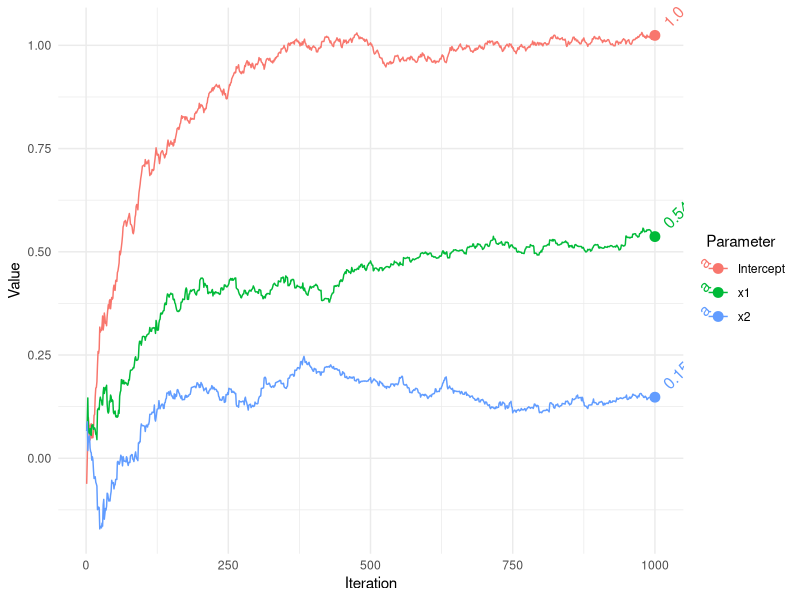
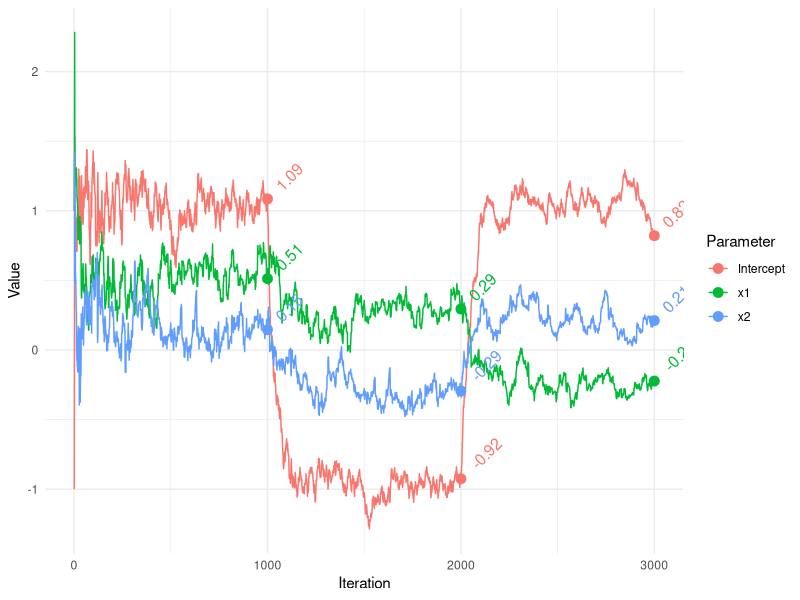

The R script that drew these images, in order:
# 'Online' learning via stochastic gradient descent.  See also, standard 
# gradient descent in gradient_descent.R In the following, we have basic data 
# for standard regression, but in this 'online' learning case, we are assuming 
# each observation comes to us as a stream over time rather than as a single 
# batch, and would continue coming in.  Note that there are plenty of variations
# of this, an it can be applied in the batch case as well.  Currently no 
# stopping point is implemented in order to trace results over all data
# points/iterations.

# On revisiting this much later, I thought it useful to add that I believe this
# was motivated by the example in Murphy's Probabilistic Machine Learning.  I
# also made some cleanup to my original code, added some comments, but mostly
# left it as it was.

##################
### Data Setup ###
##################

set.seed(1234)

n  = 1000
x1 = rnorm(n)
x2 = rnorm(n)
y  = 1 + .5*x1 + .2*x2 + rnorm(n)
X  = cbind(Intercept = 1, x1, x2)


#############################################
### stochastic gradient descent algorithm ###
#############################################

sgd = function(
  par,                                      # parameter estimates
  X,                                        # model matrix
  y,                                        # target variable
  stepsize = 1,                             # the learning rate
  stepsizeTau = 0,                          # if > 0, a check on the LR at early iterations
  average = F
){
  
  # initialize
  beta = par
  names(beta) = colnames(X)
  betamat = matrix(0, nrow(X), ncol = length(beta))      # Collect all estimates
  fits = NA                                              # fitted values
  s = 0                                                  # adagrad per parameter learning rate adjustment
  loss = NA                                              # Collect loss at each point
  
  for (i in 1:nrow(X)) {
    Xi   = X[i, , drop=F]
    yi   = y[i]
    LP   = Xi %*% beta                                   # matrix operations not necessary, 
    grad = t(Xi) %*% (LP - yi)                           # but makes consistent with the  standard gd R file
    s    = s + grad^2
    beta = beta - stepsize * grad/(stepsizeTau + sqrt(s))     # adagrad approach
    
    if (average & i > 1) {
      beta =  beta - 1/i * (betamat[i - 1, ] - beta)          # a variation
    } 
    
    betamat[i,] = beta
    fits[i]     = LP
    loss[i]     = (LP - yi)^2
  }
  
  LP = X %*% beta
  lastloss = crossprod(LP - y)
  
  list(
    par    = beta,                                       # final estimates
    parvec = betamat,                                    # all estimates
    loss   = loss,                                       # observation level loss
    RMSE   = sqrt(sum(lastloss)/nrow(X)),
    fitted = fits
  )
}


###########
### Run ###
###########

### starting values

init = rep(0, 3)

# for any particular data you might have to fiddle with the stepsize, perhaps
# choosing one based on cross-validation with old data

sgd_result = sgd(
  init,
  X = X,
  y = y,
  stepsize = .1,
  stepsizeTau = .5,
  average = F
)

str(sgd_result)

sgd_result$par

# compare
# summary(lm(y ~ x1 + x2))
coef1 = coef(lm(y ~ x1 + x2))

rbind(
  sgd_result = sgd_result$par[, 1],
  lm = coef1
)

# visualize estimates
library(tidyverse)

gd = data.frame(sgd_result$parvec) %>% 
  mutate(Iteration = 1:n())

gd = gd %>% 
  pivot_longer(cols = -Iteration,
               names_to = 'Parameter', 
               values_to = 'Value') %>% 
  mutate(Parameter = factor(Parameter, labels = colnames(X)))

ggplot(aes(
  x = Iteration,
  y = Value,
  group = Parameter,
  color = Parameter
),
data = gd) +
  geom_path() +
  geom_point(data = filter(gd, Iteration == n), size = 3) +
  geom_text(
    aes(label = round(Value, 2)),
    hjust = -.5,
    angle = 45,
    size = 4,
    data = filter(gd, Iteration == n)
  ) +
  theme_minimal()


######################################
### add alternately generated data ###
######################################

# This data includes a shift of the previous data
set.seed(1234)

n2 = 1000
x1.2 = rnorm(n2)
x2.2 = rnorm(n2)
y2 = -1 + .25*x1.2 - .25*x2.2 + rnorm(n2)
X2 = rbind(X, cbind(1, x1.2, x2.2))
coef2 = coef(lm(y2 ~ x1.2 + x2.2))
y2 = c(y, y2)

n3 = 1000
x1.3 = rnorm(n3)
x2.3 = rnorm(n3)
y3 = 1 - .25*x1.3 + .25*x2.3 + rnorm(n3)
coef3 = coef(lm(y3 ~ x1.3 + x2.3))

X3 = rbind(X2, cbind(1, x1.3, x2.3))
y3 = c(y2, y3)


###########
### Run ###
###########

sgd_result2 = sgd(init, X = X3, y = y3, stepsize = 1, stepsizeTau = 0, average = F)
str(sgd_result2)

# compare with lm for each data part
sgd_result2$parvec[c(n, n + n2, n + n2 + n3), ]
rbind(coef1, coef2, coef3)

# visualize estimates
gd = data.frame(sgd_result2$parvec) %>% 
  mutate(Iteration = 1:n())

gd = gd %>% 
  pivot_longer(cols = -Iteration,
               names_to = 'Parameter', 
               values_to = 'Value') %>% 
  mutate(Parameter = factor(Parameter, labels = colnames(X)))


ggplot(aes(x = Iteration,
           y = Value,
           group = Parameter,
           color = Parameter
           ),
       data = gd) +
  geom_path() +
  geom_point(data = filter(gd, Iteration %in% c(n, n + n2, n + n2 + n3)),
             size = 3) +
  geom_text(
    aes(label = round(Value, 2)),
    hjust = -.5,
    angle = 45,
    data = filter(gd, Iteration %in% c(n, n + n2, n + n2 + n3)),
    size = 4,
    show.legend = F
  ) +
  theme_minimal()
